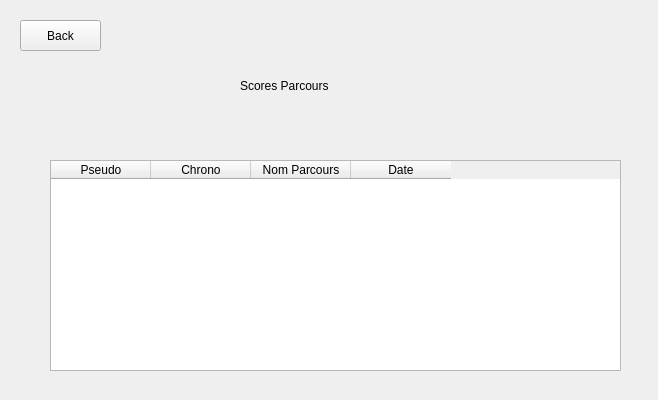
<?xml version="1.0" encoding="UTF-8"?>
<ui version="4.0">
 <class>scoresParcoursMenuClass</class>
 <widget class="QWidget" name="scoresParcoursMenuClass">
  <property name="geometry">
   <rect>
    <x>0</x>
    <y>0</y>
    <width>658</width>
    <height>400</height>
   </rect>
  </property>
  <property name="windowTitle">
   <string>Form</string>
  </property>
  <widget class="QPushButton" name="pushButton_Back">
   <property name="geometry">
    <rect>
     <x>20</x>
     <y>20</y>
     <width>81</width>
     <height>31</height>
    </rect>
   </property>
   <property name="text">
    <string>Back</string>
   </property>
  </widget>
  <widget class="QLabel" name="label_Titre">
   <property name="geometry">
    <rect>
     <x>240</x>
     <y>50</y>
     <width>311</width>
     <height>71</height>
    </rect>
   </property>
   <property name="text">
    <string>Scores Parcours</string>
   </property>
  </widget>
  <widget class="QTableWidget" name="tableWidget_Parcours">
   <property name="geometry">
    <rect>
     <x>50</x>
     <y>160</y>
     <width>571</width>
     <height>211</height>
    </rect>
   </property>
   <column>
    <property name="text">
     <string>Pseudo</string>
    </property>
   </column>
   <column>
    <property name="text">
     <string>Chrono</string>
    </property>
   </column>
   <column>
    <property name="text">
     <string>Nom Parcours</string>
    </property>
   </column>
   <column>
    <property name="text">
     <string>Date</string>
    </property>
   </column>
  </widget>
 </widget>
 <resources/>
 <connections/>
</ui>
